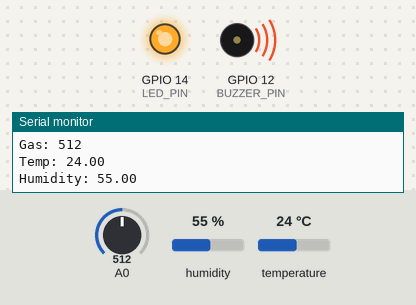
Bench run of a sketch on a simulated ESP8266 (NodeMCU). Shown: output pins drawn as LEDs (lit = HIGH), buzzer (waves = sounding, pin HIGH), the last lines printed to the serial monitor. Inputs (shaded band) come from the test bench; at power-on: A0 = 512, humidity 55 %, temperature 24 °C. WiFi joins after 1.5 s; servers stay silent unless stated.

Above: at 6.4 s.
6.5 s: A0 set to 131
9.1 s: A0 set to 109
At 11.4 s:
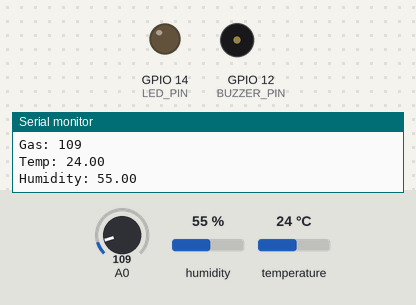
12.3 s: A0 set to 122
At 15.2 s:
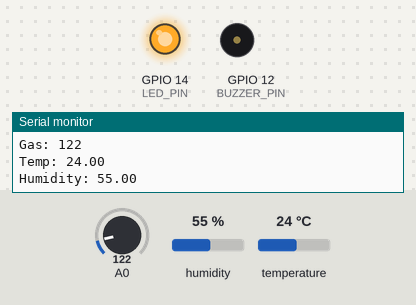
Timing chart, 0 to 18.5 s (numbered marks = the images above; inputs shaded):
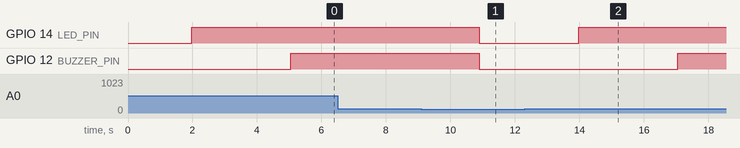

Measured:
- the behaviour switches between 121 and 120 on A0 (found by bisection; images 0 and 1)
- after the input at 9.1 s, GPIO 14 (LED_PIN), GPIO 12 (BUZZER_PIN): HIGH → LOW after 1.8 s
- after the input at 12.3 s, GPIO 14 (LED_PIN): LOW → HIGH after 1.7 s; GPIO 12 (BUZZER_PIN): LOW → HIGH after 4.7 s

The sketch:

main.ino
```cpp
#include <ESP8266WiFi.h>
#include <Firebase_ESP_Client.h>
#include <DHT.h>
#include <addons/TokenHelper.h>
#include <addons/RTDBHelper.h>
// WiFi Details
#define WIFI_SSID "OnePlus Nord CE4 Lite 5G"
#define WIFI_PASSWORD "MYpass@123"
// Firebase Details
#define API_KEY "AIzaSyCn697xTLvtC7Y2tQEvaTrWPwIB6bP3tjE"
#define DATABASE_URL "https://nexus4-39b9c-default-rtdb.firebaseio.com/"
#define USER_EMAIL "ishanjijigeorge2026@ec.ajce.in"
#define USER_PASSWORD "MYpassword@1234"
// Pins
#define DHTPIN 4
#define DHTTYPE DHT11
#define GAS_SENSOR 0
#define LED_PIN 14
#define BUZZER_PIN 12

DHT dht(DHTPIN, DHTTYPE);
FirebaseData fbdo;
FirebaseAuth auth;
FirebaseConfig config;
unsigned long gasDetectionTime = 0;
bool gasDetected = false;
void setup()
{
  Serial.begin(115200);
  pinMode(LED_PIN, OUTPUT);
  pinMode(BUZZER_PIN, OUTPUT);
  dht.begin();
  WiFi.begin(WIFI_SSID, WIFI_PASSWORD);
  while (WiFi.status() != WL_CONNECTED)
  {
    delay(500);
    Serial.print(".");
  }
  Serial.println("\nWiFi Connected");
  config.api_key = API_KEY;
  config.database_url = DATABASE_URL;
  auth.user.email = USER_EMAIL;
  auth.user.password = USER_PASSWORD;
  Firebase.begin(&config, &auth);
  Firebase.reconnectWiFi(true);
}
void loop()
{
  int gas = analogRead(GAS_SENSOR);
  float temp = dht.readTemperature();
  float hum = dht.readHumidity();

  Serial.println("Gas: " + String(gas));
  Serial.println("Temp: " + String(temp));
  Serial.println("Humidity: " + String(hum));

  // Send sensor data to Firebase
  Firebase.RTDB.setInt(&fbdo, "/Sensor/Gas", gas);
  Firebase.RTDB.setFloat(&fbdo, "/Sensor/Temperature", temp);
  Firebase.RTDB.setFloat(&fbdo, "/Sensor/Humidity", hum);
  if (gas > 120)
  {
    if (!gasDetected)
    {
      // First detection of gas
      gasDetected = true;
      gasDetectionTime = millis();
      digitalWrite(LED_PIN, HIGH);  // Turn on LED immediately
      Firebase.RTDB.setString(&fbdo, "/Alert", "Gas Detected");
    }
    // Check 2 seconds
    if (millis() - gasDetectionTime >= 2000) {
      digitalWrite(BUZZER_PIN, HIGH);  // Turn on buzzer after 2 seconds
    }
  }
  else {
    if (gasDetected)
    { gasDetected = false;
      digitalWrite(LED_PIN, LOW);    // Turn off LED
      digitalWrite(BUZZER_PIN, LOW); // Turn off buzzer
      Firebase.RTDB.setString(&fbdo, "/Alert", "Safe");
    }
  }
  delay(1000);
}
```
